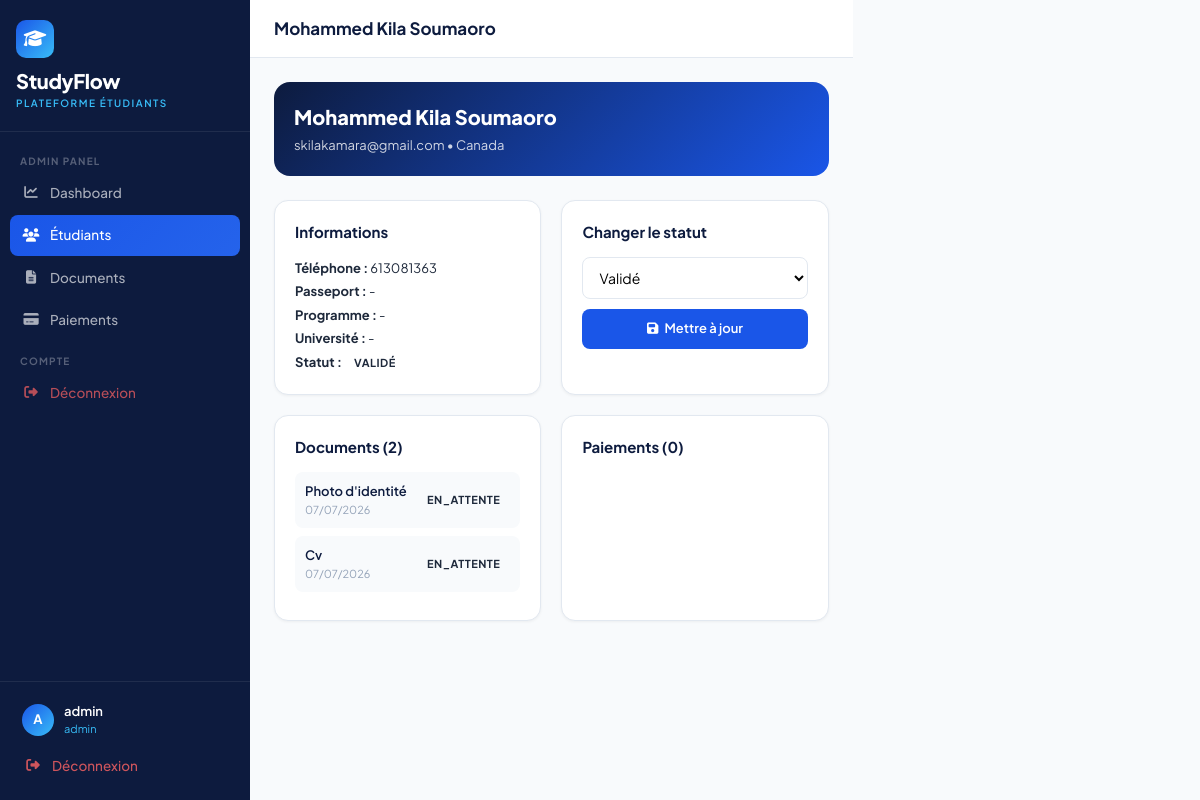
The page /admin/student/2 (signed in) on the database as committed earlier.
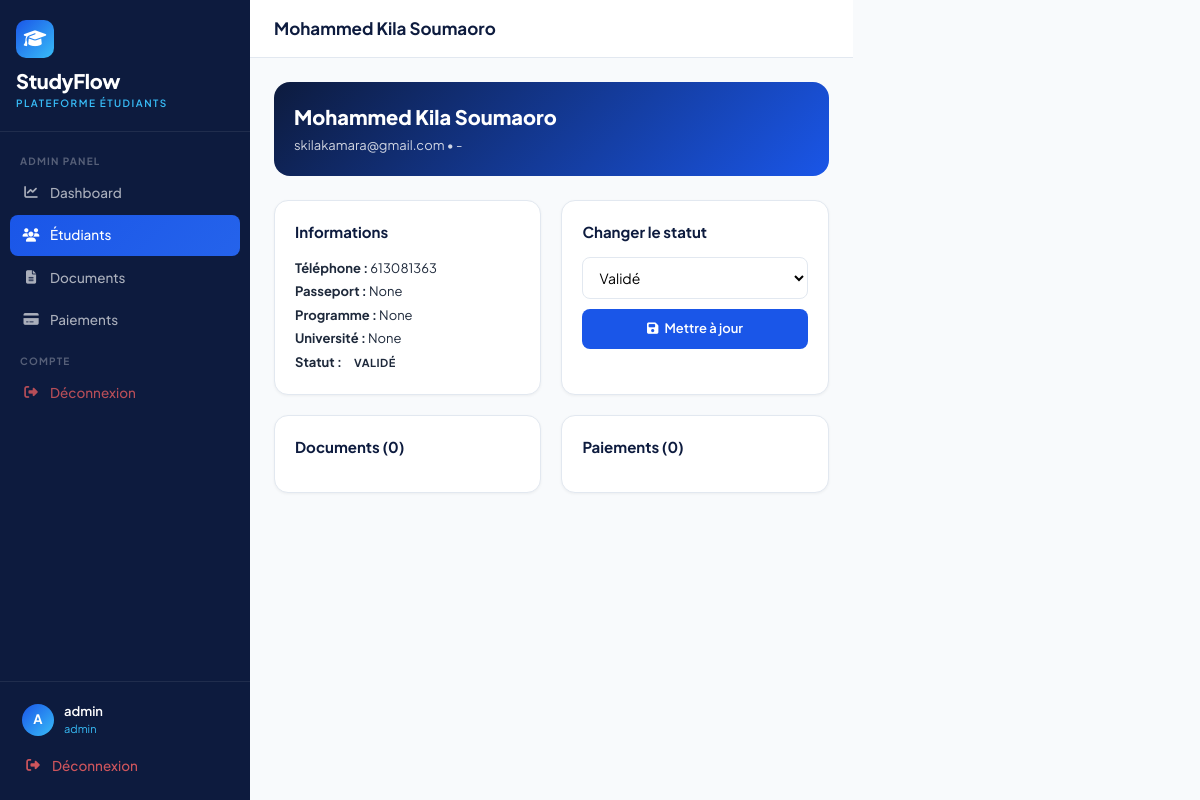
The same page on the database as committed later.
### models/user.py (models this page shows)
class StudentProfile(db.Model):
    __tablename__ = 'student_profiles'
    id = db.Column(db.Integer, primary_key=True)
    user_id = db.Column(db.Integer, db.ForeignKey('users.id'), nullable=False)
    first_name = db.Column(db.String(80))
    last_name = db.Column(db.String(80))
    phone = db.Column(db.String(20))
    nationality = db.Column(db.String(50))
    passport_number = db.Column(db.String(30))
    destination_country = db.Column(db.String(50))
    program = db.Column(db.String(200))
    university = db.Column(db.String(200))
    status = db.Column(db.String(30), default='nouveau')
    created_at = db.Column(db.DateTime, default=datetime.utcnow)
    documents = db.relationship('Document', backref='student', lazy=True)
    payments = db.relationship('Payment', backref='student', lazy=True)
    @property
    def full_name(self):
        return f"{self.first_name or ''} {self.last_name or ''}".strip()

class Document(db.Model):
    __tablename__ = 'documents'
    id = db.Column(db.Integer, primary_key=True)
    student_id = db.Column(db.Integer, db.ForeignKey('student_profiles.id'), nullable=False)
    name = db.Column(db.String(200))
    doc_type = db.Column(db.String(50))
    file_url = db.Column(db.String(300))
    file_name = db.Column(db.String(200))
    file_size = db.Column(db.Integer)
    status = db.Column(db.String(20), default='en_attente')
    rejection_reason = db.Column(db.Text)
    uploaded_at = db.Column(db.DateTime, default=datetime.utcnow)

### routes/admin.py (the view)
@admin_bp.route('/student/<int:sid>')
@login_required
@admin_required
def student_detail(sid):
    profile = StudentProfile.query.get_or_404(sid)
    docs = Document.query.filter_by(student_id=sid).all()
    payments = Payment.query.filter_by(student_id=sid).all()
    return render_template('admin/student_detail.html',
        profile=profile, docs=docs, payments=payments
    )

### routes/admin.py (called while the page is built)
def admin_required(f):
    @wraps(f)
    def decorated(*args, **kwargs):
        if not current_user.is_authenticated or current_user.role != 'admin':
            flash('Accès refusé. Vous n\'êtes pas administrateur.', 'danger')
            return redirect(url_for('auth.login'))
        return f(*args, **kwargs)
    return decorated

### templates/admin/student_detail.html (shortened to what this page needs)
{% extends "base.html" %}
{% block sidebar_nav %}
<div class="nav-label">Admin Panel</div>
<a href="{{ url_for('admin.dashboard') }}" class="sidebar-link">
  <i class="fas fa-chart-line"></i> Dashboard
</a>
<a href="{{ url_for('admin.students') }}" class="sidebar-link active">
  <i class="fas fa-users"></i> Étudiants
</a>
<a href="{{ url_for('admin.documents') }}" class="sidebar-link">
  <i class="fas fa-file-alt"></i> Documents
</a>
<a href="{{ url_for('admin.payments') }}" class="sidebar-link">
  <i class="fas fa-credit-card"></i> Paiements
</a>
<div class="nav-label">Compte</div>
<a href="{{ url_for('auth.logout') }}" class="sidebar-link" style="color:rgba(255,100,100,.7);">
  <i class="fas fa-sign-out-alt"></i> Déconnexion
</a>
{% endblock %}
{% block page_title %}{{ profile.full_name }}{% endblock %}
{% block content %}
<div style="background:linear-gradient(135deg,#0D1B3E,#1A56E8);border-radius:16px;padding:20px;color:#fff;margin-bottom:24px;">
  <div style="font-size:20px;font-weight:800;margin-bottom:4px;">{{ profile.full_name }}</div>
  <div style="font-size:13px;opacity:.8;">{{ profile.user.email if profile.user else '-' }} • {{ profile.destination_country or '-' }}</div>
</div>
<div style="display:grid;grid-template-columns:1fr 1fr;gap:20px;">
  <div class="sf-card">
    <div style="font-size:15px;font-weight:700;color:#0D1B3E;margin-bottom:14px;">Informations</div>
    <div style="font-size:13px;line-height:1.8;">
      <div><b>Téléphone :</b> {{ profile.phone or '-' }}</div>
      <div><b>Passeport :</b> {{ profile.passport_number or '-' }}</div>
      <div><b>Programme :</b> {{ profile.program or '-' }}</div>
      <div><b>Université :</b> {{ profile.university or '-' }}</div>
      <div><b>Statut :</b> <span class="badge-status bs-{{ profile.status }}">{{ profile.status }}</span></div>
    </div>
  </div>
  <div class="sf-card">
    <div style="font-size:15px;font-weight:700;color:#0D1B3E;margin-bottom:14px;">Changer le statut</div>
    <form method="POST" action="{{ url_for('admin.update_student_status', sid=profile.id) }}">
      <select name="status" class="sf-input" style="padding-left:12px;margin-bottom:10px;">
        <option value="validé" {% if profile.status == 'validé' %}selected{% endif %}>Validé</option>
      </select>
      <button type="submit" class="btn-sf btn-primary-sf" style="width:100%;justify-content:center;padding:10px;">
        <i class="fas fa-save"></i> Mettre à jour
      </button>
    </form>
  </div>
</div>
<div style="display:grid;grid-template-columns:1fr 1fr;gap:20px;margin-top:20px;">
  <div class="sf-card">
    <div style="font-size:15px;font-weight:700;color:#0D1B3E;margin-bottom:14px;">Documents ({{ docs|length }})</div>
    {% for doc in docs %}
    <div style="padding:10px;background:#F8FAFC;border-radius:8px;margin-bottom:8px;">
      <div style="display:flex;justify-content:space-between;align-items:center;">
        <div>
          <div style="font-size:13px;font-weight:600;color:#0D1B3E;">{{ doc.name }}</div>
          <div style="font-size:11px;color:#94A3B8;">{{ doc.uploaded_at.strftime('%d/%m/%Y') }}</div>
        </div>
        <span class="badge-status bs-{{ doc.status }}">{{ doc.status }}</span>
      </div>
    </div>
    {% endfor %}
  </div>
  <div class="sf-card">
    <div style="font-size:15px;font-weight:700;color:#0D1B3E;margin-bottom:14px;">Paiements ({{ payments|length }})</div>
  </div>
</div>
{% endblock %}

Rows that differ between the two databases and show on the page:
removed Document: name "Photo d'identité", uploaded_at "07/07/2026", status "EN_ATTENTE"
removed Document: name "Cv", uploaded_at "07/07/2026", status "EN_ATTENTE"
changed StudentProfile "Mohammed Kila Soumaoro": destination_country "Canada" → "-"; passport_number "-" → "None"; program "-" → "None"; university "-" → "None"
Other text that changed with them:
{{ docs|length }}: "2" → "0"
